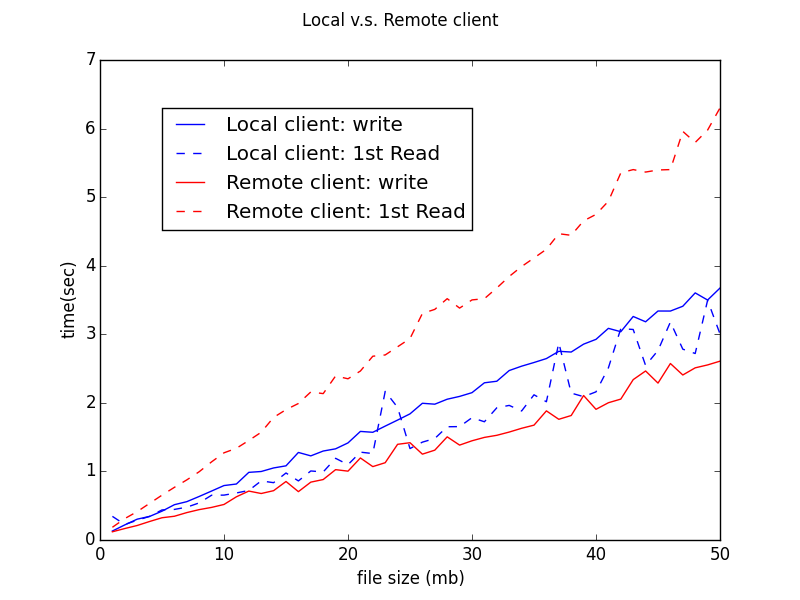

Python code for this plot:
#!/usr/bin/python
import sys
import math
import numpy as np
import matplotlib.pyplot as plt
from os import listdir
from os.path import isfile, join

#===============================
def ReadData(filename):
  with open(filename) as f:
    data = f.read()
  data = data.split('\n')
  return data 

def ReadList3(data):
  n = []
  r1 = []
  r2 = []
  for line in data:
    if line.strip(' '):
      elements = line.split(',')
      n.append(int(elements[0]))
      r1.append(float(elements[1]))
      r2.append(float(elements[2]))
  return n, r1, r2

def ReadList1(data):
  n = []
  w = []
  r1 = []
  r2 = []
  for line in data:
    if line.strip(' '):
      elements = line.split(',')
      n.append(int(elements[0]))
      w.append(float(elements[1]))
      r1.append(float(elements[2]))
      r2.append(float(elements[3]))
  return n, w, r1, r2


#==================================
def DrawFig(filename):
  #average of log time
  data0 = ReadData("single_rw.csv")
  data1 = ReadData("single_rw_on_node1.csv")
   
  n0, w0, r01, r02 = ReadList1(data0)
  n1, w1, r11, r12 = ReadList1(data1)

  fig = plt.figure()
  ax = fig.add_subplot(111)
  fig.suptitle("Local v.s. Remote client")
  plt.xlabel('file size (mb)')
  plt.ylabel('time(sec)')
#ax.set_yscale('log')
#plt.xlim([2.6, 8.3])
  ax.plot(n1, w1, 'b-', label="Local client: write")
  ax.plot(n1, r11, 'b--', label="Local client: 1st Read")
  ax.plot(n0, w0, 'r-', label="Remote client: write")
  ax.plot(n0, r01, 'r--', label="Remote client: 1st Read")
  ax.legend(bbox_to_anchor=(0.1, 0.9), loc=2, borderaxespad=0.)
  plt.savefig('local.png')
  plt.show()
  return

#==================================
def main():
  DrawFig("single_rw.csv");
  return

# -------------------------------
# standard boilerplate
if __name__ == '__main__':
  main()
 
